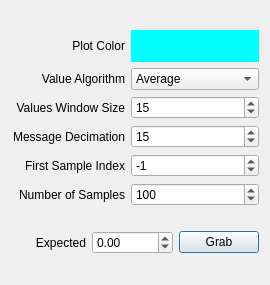
<ui version="4.0" >
 <class>ChannelPlotConfiguration</class>
 <widget class="QDialog" name="ChannelPlotConfiguration" >
  <property name="geometry" >
   <rect>
    <x>0</x>
    <y>0</y>
    <width>270</width>
    <height>285</height>
   </rect>
  </property>
  <property name="windowTitle" >
   <string>Channel Plot Configuration</string>
  </property>
  <layout class="QVBoxLayout" >
   <item>
    <layout class="QGridLayout" >
     <item row="0" column="0" >
      <widget class="QLabel" name="label_7" >
       <property name="text" >
        <string>Plot Color</string>
       </property>
       <property name="alignment" >
        <set>Qt::AlignRight|Qt::AlignTrailing|Qt::AlignVCenter</set>
       </property>
      </widget>
     </item>
     <item row="0" column="1" >
      <widget class="SideCar::GUI::ColorButtonWidget" name="samplesColor_" >
       <property name="sizePolicy" >
        <sizepolicy vsizetype="Fixed" hsizetype="Expanding" >
         <horstretch>0</horstretch>
         <verstretch>0</verstretch>
        </sizepolicy>
       </property>
       <property name="minimumSize" >
        <size>
         <width>32</width>
         <height>32</height>
        </size>
       </property>
       <property name="maximumSize" >
        <size>
         <width>128</width>
         <height>32</height>
        </size>
       </property>
       <property name="palette" >
        <palette>
         <active>
          <colorrole role="WindowText" >
           <brush brushstyle="SolidPattern" >
            <color alpha="255" >
             <red>0</red>
             <green>0</green>
             <blue>0</blue>
            </color>
           </brush>
          </colorrole>
          <colorrole role="Button" >
           <brush brushstyle="SolidPattern" >
            <color alpha="255" >
             <red>0</red>
             <green>255</green>
             <blue>255</blue>
            </color>
           </brush>
          </colorrole>
          <colorrole role="Light" >
           <brush brushstyle="SolidPattern" >
            <color alpha="255" >
             <red>127</red>
             <green>255</green>
             <blue>255</blue>
            </color>
           </brush>
          </colorrole>
          <colorrole role="Midlight" >
           <brush brushstyle="SolidPattern" >
            <color alpha="255" >
             <red>63</red>
             <green>255</green>
             <blue>255</blue>
            </color>
           </brush>
          </colorrole>
          <colorrole role="Dark" >
           <brush brushstyle="SolidPattern" >
            <color alpha="255" >
             <red>0</red>
             <green>127</green>
             <blue>127</blue>
            </color>
           </brush>
          </colorrole>
          <colorrole role="Mid" >
           <brush brushstyle="SolidPattern" >
            <color alpha="255" >
             <red>0</red>
             <green>170</green>
             <blue>170</blue>
            </color>
           </brush>
          </colorrole>
          <colorrole role="Text" >
           <brush brushstyle="SolidPattern" >
            <color alpha="255" >
             <red>0</red>
             <green>0</green>
             <blue>0</blue>
            </color>
           </brush>
          </colorrole>
          <colorrole role="BrightText" >
           <brush brushstyle="SolidPattern" >
            <color alpha="255" >
             <red>255</red>
             <green>255</green>
             <blue>255</blue>
            </color>
           </brush>
          </colorrole>
          <colorrole role="ButtonText" >
           <brush brushstyle="SolidPattern" >
            <color alpha="255" >
             <red>0</red>
             <green>0</green>
             <blue>0</blue>
            </color>
           </brush>
          </colorrole>
          <colorrole role="Base" >
           <brush brushstyle="SolidPattern" >
            <color alpha="255" >
             <red>255</red>
             <green>255</green>
             <blue>255</blue>
            </color>
           </brush>
          </colorrole>
          <colorrole role="Window" >
           <brush brushstyle="SolidPattern" >
            <color alpha="255" >
             <red>0</red>
             <green>255</green>
             <blue>255</blue>
            </color>
           </brush>
          </colorrole>
          <colorrole role="Shadow" >
           <brush brushstyle="SolidPattern" >
            <color alpha="255" >
             <red>0</red>
             <green>0</green>
             <blue>0</blue>
            </color>
           </brush>
          </colorrole>
          <colorrole role="AlternateBase" >
           <brush brushstyle="SolidPattern" >
            <color alpha="255" >
             <red>127</red>
             <green>255</green>
             <blue>255</blue>
            </color>
           </brush>
          </colorrole>
         </active>
         <inactive>
          <colorrole role="WindowText" >
           <brush brushstyle="SolidPattern" >
            <color alpha="255" >
             <red>0</red>
             <green>0</green>
             <blue>0</blue>
            </color>
           </brush>
          </colorrole>
          <colorrole role="Button" >
           <brush brushstyle="SolidPattern" >
            <color alpha="255" >
             <red>0</red>
             <green>255</green>
             <blue>255</blue>
            </color>
           </brush>
          </colorrole>
          <colorrole role="Light" >
           <brush brushstyle="SolidPattern" >
            <color alpha="255" >
             <red>127</red>
             <green>255</green>
             <blue>255</blue>
            </color>
           </brush>
          </colorrole>
          <colorrole role="Midlight" >
           <brush brushstyle="SolidPattern" >
            <color alpha="255" >
             <red>63</red>
             <green>255</green>
             <blue>255</blue>
            </color>
           </brush>
          </colorrole>
          <colorrole role="Dark" >
           <brush brushstyle="SolidPattern" >
            <color alpha="255" >
             <red>0</red>
             <green>127</green>
             <blue>127</blue>
            </color>
           </brush>
          </colorrole>
          <colorrole role="Mid" >
           <brush brushstyle="SolidPattern" >
            <color alpha="255" >
             <red>0</red>
             <green>170</green>
             <blue>170</blue>
            </color>
           </brush>
          </colorrole>
          <colorrole role="Text" >
           <brush brushstyle="SolidPattern" >
            <color alpha="255" >
             <red>0</red>
             <green>0</green>
             <blue>0</blue>
            </color>
           </brush>
          </colorrole>
          <colorrole role="BrightText" >
           <brush brushstyle="SolidPattern" >
            <color alpha="255" >
             <red>255</red>
             <green>255</green>
             <blue>255</blue>
            </color>
           </brush>
          </colorrole>
          <colorrole role="ButtonText" >
           <brush brushstyle="SolidPattern" >
            <color alpha="255" >
             <red>0</red>
             <green>0</green>
             <blue>0</blue>
            </color>
           </brush>
          </colorrole>
          <colorrole role="Base" >
           <brush brushstyle="SolidPattern" >
            <color alpha="255" >
             <red>255</red>
             <green>255</green>
             <blue>255</blue>
            </color>
           </brush>
          </colorrole>
          <colorrole role="Window" >
           <brush brushstyle="SolidPattern" >
            <color alpha="255" >
             <red>0</red>
             <green>255</green>
             <blue>255</blue>
            </color>
           </brush>
          </colorrole>
          <colorrole role="Shadow" >
           <brush brushstyle="SolidPattern" >
            <color alpha="255" >
             <red>0</red>
             <green>0</green>
             <blue>0</blue>
            </color>
           </brush>
          </colorrole>
          <colorrole role="AlternateBase" >
           <brush brushstyle="SolidPattern" >
            <color alpha="255" >
             <red>127</red>
             <green>255</green>
             <blue>255</blue>
            </color>
           </brush>
          </colorrole>
         </inactive>
         <disabled>
          <colorrole role="WindowText" >
           <brush brushstyle="SolidPattern" >
            <color alpha="255" >
             <red>0</red>
             <green>127</green>
             <blue>127</blue>
            </color>
           </brush>
          </colorrole>
          <colorrole role="Button" >
           <brush brushstyle="SolidPattern" >
            <color alpha="255" >
             <red>0</red>
             <green>255</green>
             <blue>255</blue>
            </color>
           </brush>
          </colorrole>
          <colorrole role="Light" >
           <brush brushstyle="SolidPattern" >
            <color alpha="255" >
             <red>127</red>
             <green>255</green>
             <blue>255</blue>
            </color>
           </brush>
          </colorrole>
          <colorrole role="Midlight" >
           <brush brushstyle="SolidPattern" >
            <color alpha="255" >
             <red>63</red>
             <green>255</green>
             <blue>255</blue>
            </color>
           </brush>
          </colorrole>
          <colorrole role="Dark" >
           <brush brushstyle="SolidPattern" >
            <color alpha="255" >
             <red>0</red>
             <green>127</green>
             <blue>127</blue>
            </color>
           </brush>
          </colorrole>
          <colorrole role="Mid" >
           <brush brushstyle="SolidPattern" >
            <color alpha="255" >
             <red>0</red>
             <green>170</green>
             <blue>170</blue>
            </color>
           </brush>
          </colorrole>
          <colorrole role="Text" >
           <brush brushstyle="SolidPattern" >
            <color alpha="255" >
             <red>0</red>
             <green>127</green>
             <blue>127</blue>
            </color>
           </brush>
          </colorrole>
          <colorrole role="BrightText" >
           <brush brushstyle="SolidPattern" >
            <color alpha="255" >
             <red>255</red>
             <green>255</green>
             <blue>255</blue>
            </color>
           </brush>
          </colorrole>
          <colorrole role="ButtonText" >
           <brush brushstyle="SolidPattern" >
            <color alpha="255" >
             <red>0</red>
             <green>127</green>
             <blue>127</blue>
            </color>
           </brush>
          </colorrole>
          <colorrole role="Base" >
           <brush brushstyle="SolidPattern" >
            <color alpha="255" >
             <red>0</red>
             <green>255</green>
             <blue>255</blue>
            </color>
           </brush>
          </colorrole>
          <colorrole role="Window" >
           <brush brushstyle="SolidPattern" >
            <color alpha="255" >
             <red>0</red>
             <green>255</green>
             <blue>255</blue>
            </color>
           </brush>
          </colorrole>
          <colorrole role="Shadow" >
           <brush brushstyle="SolidPattern" >
            <color alpha="255" >
             <red>0</red>
             <green>0</green>
             <blue>0</blue>
            </color>
           </brush>
          </colorrole>
          <colorrole role="AlternateBase" >
           <brush brushstyle="SolidPattern" >
            <color alpha="255" >
             <red>0</red>
             <green>255</green>
             <blue>255</blue>
            </color>
           </brush>
          </colorrole>
         </disabled>
        </palette>
       </property>
       <property name="focusPolicy" >
        <enum>Qt::TabFocus</enum>
       </property>
       <property name="autoFillBackground" >
        <bool>true</bool>
       </property>
       <property name="autoDefault" >
        <bool>false</bool>
       </property>
       <property name="flat" >
        <bool>true</bool>
       </property>
      </widget>
     </item>
     <item row="1" column="0" >
      <widget class="QLabel" name="label_5" >
       <property name="text" >
        <string>Value Algorithm</string>
       </property>
       <property name="alignment" >
        <set>Qt::AlignRight|Qt::AlignTrailing|Qt::AlignVCenter</set>
       </property>
      </widget>
     </item>
     <item row="1" column="1" >
      <widget class="QComboBox" name="algorithm_" >
       <item>
        <property name="text" >
         <string>Average</string>
        </property>
       </item>
       <item>
        <property name="text" >
         <string>Median</string>
        </property>
       </item>
      </widget>
     </item>
     <item row="2" column="0" >
      <widget class="QLabel" name="label_4" >
       <property name="text" >
        <string>Values Window Size</string>
       </property>
       <property name="alignment" >
        <set>Qt::AlignRight|Qt::AlignTrailing|Qt::AlignVCenter</set>
       </property>
      </widget>
     </item>
     <item row="2" column="1" >
      <widget class="QSpinBox" name="runningMedianWindowSize_" >
       <property name="minimum" >
        <number>1</number>
       </property>
       <property name="maximum" >
        <number>1000</number>
       </property>
       <property name="value" >
        <number>15</number>
       </property>
      </widget>
     </item>
     <item row="3" column="0" >
      <widget class="QLabel" name="label" >
       <property name="text" >
        <string>Message Decimation</string>
       </property>
       <property name="alignment" >
        <set>Qt::AlignRight|Qt::AlignTrailing|Qt::AlignVCenter</set>
       </property>
      </widget>
     </item>
     <item row="3" column="1" >
      <widget class="QSpinBox" name="messageDecimation_" >
       <property name="minimum" >
        <number>1</number>
       </property>
       <property name="maximum" >
        <number>500</number>
       </property>
       <property name="value" >
        <number>15</number>
       </property>
      </widget>
     </item>
     <item row="4" column="0" >
      <widget class="QLabel" name="label_2" >
       <property name="text" >
        <string>First Sample Index</string>
       </property>
       <property name="alignment" >
        <set>Qt::AlignRight|Qt::AlignTrailing|Qt::AlignVCenter</set>
       </property>
      </widget>
     </item>
     <item row="4" column="1" >
      <widget class="QSpinBox" name="sampleStartIndex_" >
       <property name="minimum" >
        <number>-10000</number>
       </property>
       <property name="maximum" >
        <number>10000</number>
       </property>
       <property name="value" >
        <number>-1</number>
       </property>
      </widget>
     </item>
     <item row="5" column="0" >
      <widget class="QLabel" name="label_3" >
       <property name="text" >
        <string>Number of Samples</string>
       </property>
       <property name="alignment" >
        <set>Qt::AlignRight|Qt::AlignTrailing|Qt::AlignVCenter</set>
       </property>
      </widget>
     </item>
     <item row="5" column="1" >
      <widget class="QSpinBox" name="sampleCount_" >
       <property name="minimum" >
        <number>1</number>
       </property>
       <property name="maximum" >
        <number>10000</number>
       </property>
       <property name="value" >
        <number>100</number>
       </property>
      </widget>
     </item>
    </layout>
   </item>
   <item>
    <layout class="QHBoxLayout" >
     <item>
      <widget class="QLabel" name="label_8" >
       <property name="text" >
        <string>Expected</string>
       </property>
       <property name="alignment" >
        <set>Qt::AlignRight|Qt::AlignTrailing|Qt::AlignVCenter</set>
       </property>
      </widget>
     </item>
     <item>
      <widget class="QDoubleSpinBox" name="expected_" >
       <property name="minimum" >
        <double>-10000.000000000000000</double>
       </property>
       <property name="maximum" >
        <double>10000.000000000000000</double>
       </property>
       <property name="value" >
        <double>0.000000000000000</double>
       </property>
      </widget>
     </item>
     <item>
      <widget class="QPushButton" name="updateExpected_" >
       <property name="text" >
        <string>Grab</string>
       </property>
      </widget>
     </item>
    </layout>
   </item>
  </layout>
 </widget>
 <customwidgets>
  <customwidget>
   <class>SideCar::GUI::ColorButtonWidget</class>
   <extends>QPushButton</extends>
   <header>GUI/ColorButtonWidget.h</header>
  </customwidget>
 </customwidgets>
 <tabstops>
  <tabstop>samplesColor_</tabstop>
  <tabstop>algorithm_</tabstop>
  <tabstop>messageDecimation_</tabstop>
  <tabstop>sampleStartIndex_</tabstop>
  <tabstop>sampleCount_</tabstop>
  <tabstop>runningMedianWindowSize_</tabstop>
  <tabstop>expected_</tabstop>
  <tabstop>updateExpected_</tabstop>
 </tabstops>
 <resources/>
 <connections/>
</ui>
